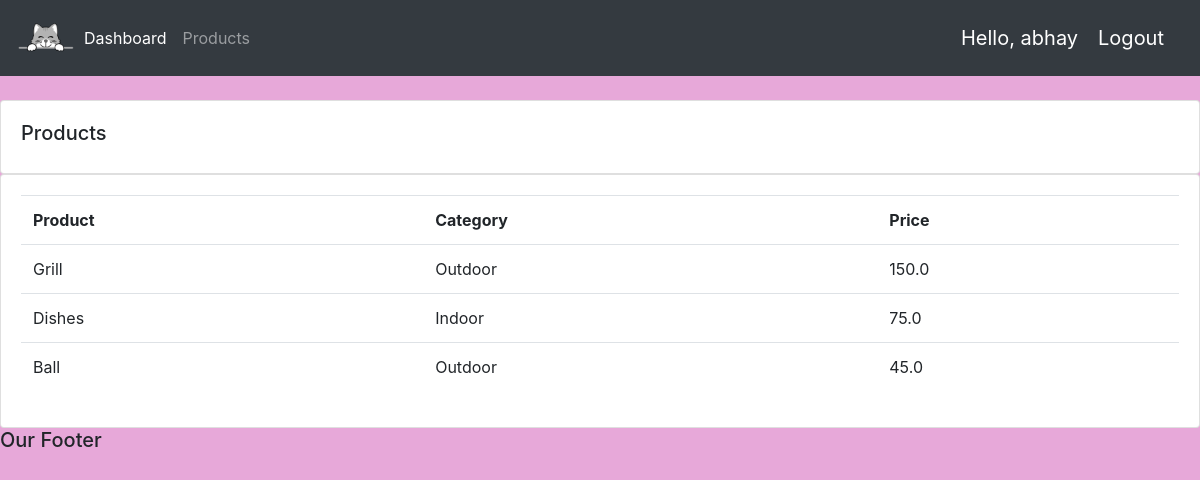
Screenshot of /products/ (signed in) with the database file from the repository.
### accounts/models.py (models this page shows, shortened)
class Product(models.Model):
    CATEGORY = (
        ('Indoor', 'Indoor'),
        ('Outdoor', 'Outdoor'),
    )
    name = models.CharField(max_length=200, null=True)
    price = models.FloatField(null=True)
    category = models.CharField(max_length=200, null=True, choices=CATEGORY)
    description = models.CharField(max_length=200, null=True, blank=True)
    date_created = models.DateTimeField(auto_now_add=True, null=True)
    tags = models.ManyToManyField(Tag)

### accounts/decorators.py (the view)
        def wrapper_func(request, *args, **kwargs):
            group = None
            if request.user.groups.exists():
                group = request.user.groups.all()[0].name
            if group in allowedroles:
                return view_func(request, *args, **kwargs)
            else:
                return HttpResponse('You are unauthrorized to view this page')

### accounts/views.py (called while the page is built)
@login_required(login_url='login')
@allowed_users(allowedroles=['admin'])
def products(request):
    products = Product.objects.all()
    return render(request,'accounts/products.html',{'products':products})

### accounts/templates/accounts/products.html
{% extends 'accounts/main.html' %}
{% block content %}
<br>
<div class="row">
    <div class="col-md">
        <div class="card card-body">
            <h5>Products</h5>
        </div>
        <div class="card card-body">
            <table class="table">
                <tr>
                    <th>Product</th>
                    <th>Category</th>
                    <th>Price</th>
                </tr>
                {% for i in products %}
                <tr>
                    <td>{{ i.name }}</td>
                    <td>{{ i.category }}</td>
                    <td>{{ i.price }}</td>
                </tr>
                {% endfor %}
            </table>
        </div>
    </div>
</div>
{% endblock content %}

### accounts/templates/accounts/navbar.html (shortened to what this page needs)
{% load static %}
<nav class="navbar navbar-expand-lg navbar-dark bg-dark">
    <img src = "{% static 'images/logo.png' %}" width="60" height="60">
    <div class="collapse navbar-collapse" id="navbarNav">
      <ul class="navbar-nav">
        {% if request.user.is_staff %}
        <li class="nav-item active">
          <a class="nav-link" href="{% url 'home' %}">Dashboard</a>
        </li>
        <li class="nav-item">
          <a class="nav-link" href="{% url 'products' %}">Products</a>
        </li>
        {% else %}
        <li class = "nav-item">
          <a class="nav-link" href="{% url 'account' %}">Settings</a>
        </li>
        {% endif %}
      </ul>
    </div>
    <span class="hello-msg">Hello, {{request.user}}</span>
    <span><a class="hello-msg" href="{% url 'logout' %}">Logout</a></span>
  </nav>

### static/css/main.css (style rules this page uses)
body { background-color:rgb(231, 168, 217); }

### accounts/templates/accounts/navbar.html (style rules this page uses)
.hello-msg { font-size: 20px; color: #fff; margin-right: 20px; }

### rows the page displays
Product: name "Grill", category "Outdoor", price "150.0"
Product: name "Dishes", category "Indoor", price "75.0"
Product: name "Ball", category "Outdoor", price "45.0"

### other values shown
{{ request.user }} "abhay"
